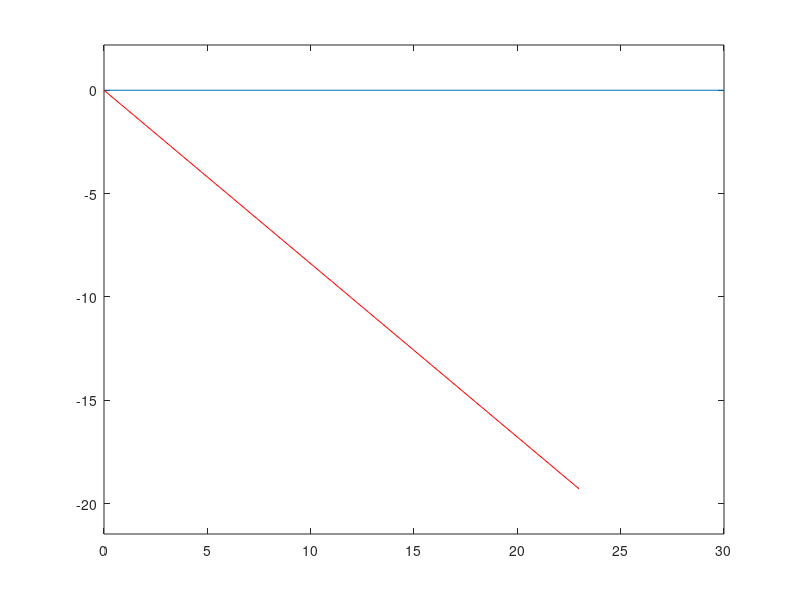

MATLAB code to generate this figure:
%% %%%%%%%%%%%%%%%%%%%%%%%%%%%%%%%
%           EXAMPLE 2            %
%% %%%%%%%%%%%%%%%%%%%%%%%%%%%%%%%
clc
clear
close all

% Find transformation matrix for CLOCKWISE rotation by 40 deg around z axis
% and l=30m.

%%

q = -40 ;          % rotation angle
l = 30 ;          % link length

% Abbreviations
cq = cosd(q) ;
sq = sind(q) ;

% Rotation Matrix for rotation around z axis
Rz = [cq -sq 0  ;
      sq  cq 0  ;
      0    0 1
        ] ;
x = cq * l;
y = sq * l;

Tz = [Rz [x y 0]';
    0 0 0 1];

%%
q0 = 0;
x0 = [0; cosd(q0)*l];
y0 = [0;sind(q0)*l];
plot(x0, y0)
hold on

xxd = [ 0 ; x] ;
zzd = [ 0 ; y] ;

plot(xxd, zzd, 'r')
axis equal




